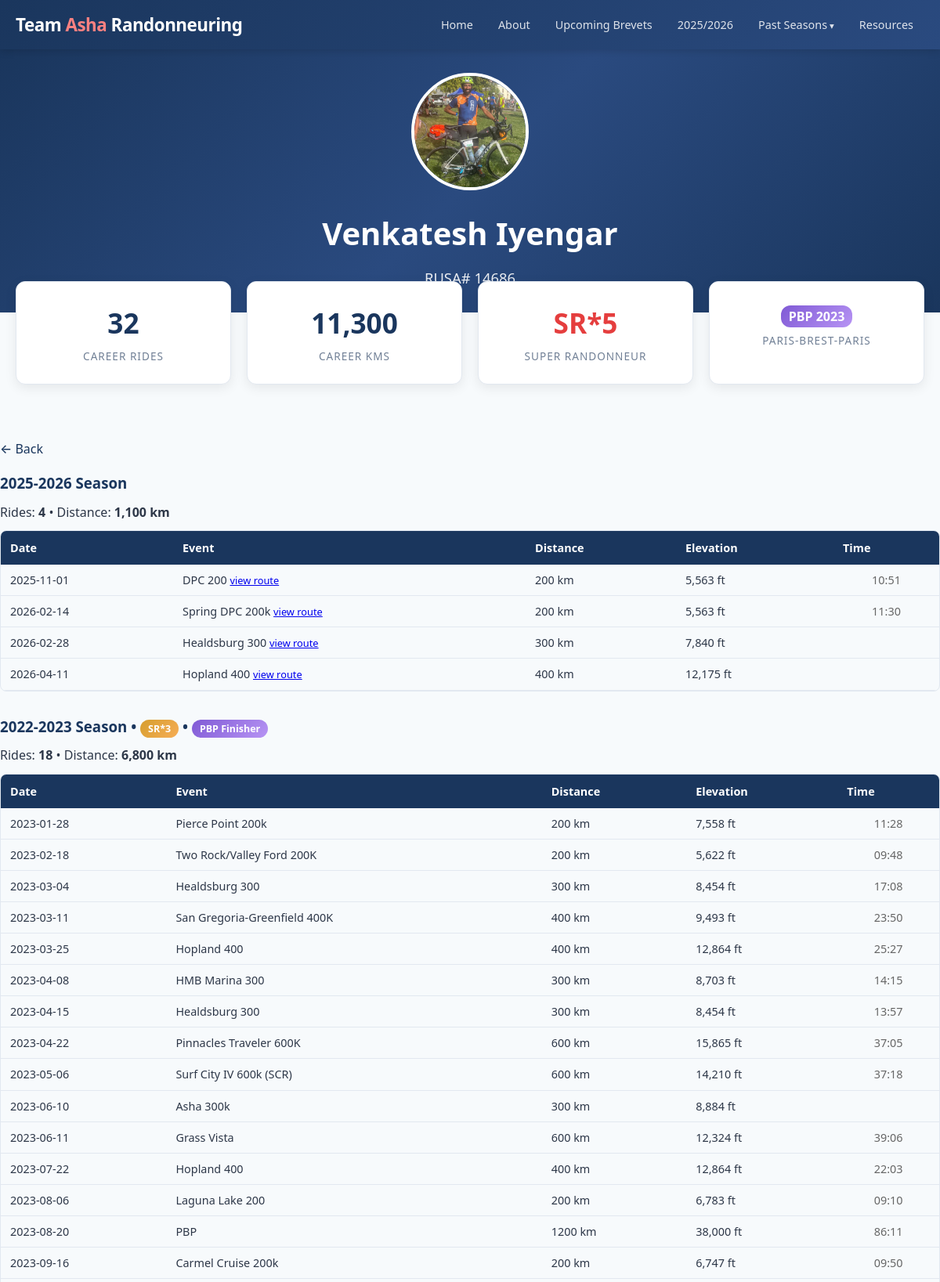
The page /rider/14686 (upper part) on the database its author committed.
### tables this page shows
CREATE TABLE season (
        id INTEGER PRIMARY KEY AUTOINCREMENT,
        name TEXT UNIQUE NOT NULL,
        start_date DATE,
        end_date DATE,
        is_current BOOLEAN DEFAULT 0
    );

CREATE TABLE rider_profile (
        rider_id INTEGER PRIMARY KEY REFERENCES rider(id),
        photo_filename TEXT,
        bio TEXT,
        pbp_2023_registered BOOLEAN DEFAULT 0,
        pbp_2023_status TEXT  -- 'Yes', 'DNF', 'DNS', or NULL
    );

CREATE TABLE rider (
        id INTEGER PRIMARY KEY AUTOINCREMENT,
        rusa_id INTEGER UNIQUE NOT NULL,
        first_name TEXT NOT NULL,
        last_name TEXT NOT NULL
    );

CREATE TABLE rider_ride (
        id INTEGER PRIMARY KEY AUTOINCREMENT,
        rider_id INTEGER NOT NULL REFERENCES rider(id),
        ride_id INTEGER NOT NULL REFERENCES ride(id),
        status TEXT NOT NULL DEFAULT '',  -- 'Yes', 'No', 'DNF', 'DNS', 'OTL', 'Maybe', ''
        finish_time TEXT,  -- e.g. '11:11', '38:38'
        UNIQUE(rider_id, ride_id)
    );

CREATE TABLE ride (
        id INTEGER PRIMARY KEY AUTOINCREMENT,
        season_id INTEGER NOT NULL REFERENCES season(id),
        club_id INTEGER REFERENCES club(id),
        name TEXT NOT NULL,
        ride_type TEXT,  -- 'ACP brevet', 'RUSA populaire', 'ACP flèche', 'permanent'
        date DATE NOT NULL,
        distance_km INTEGER NOT NULL,
        elevation_ft INTEGER,
        distance_miles REAL,
        ft_per_mile REAL,
        rwgps_url TEXT,
        rusa_event_id TEXT,
        is_team_ride BOOLEAN DEFAULT 1
    );

### routes/riders.py (the view)
@riders_bp.route('/rider/<int:rusa_id>')
def rider_profile(rusa_id):
    rider = get_rider_by_rusa(rusa_id)
    if not rider:
        abort(404)
    seasons = get_all_seasons()
    current = get_current_season()
    season_data = []
    career_rides = 0
    career_kms = 0
    for s in seasons:
        participation = get_rider_participation(rider['id'], s['id'])
        stats = get_rider_season_stats(rider['id'], s['id'])
        is_cur = current and current['id'] == s['id']
        sr_n = detect_sr_for_rider_season(rider['id'], s['id'], date_filter=is_cur)
        if participation:
            season_data.append({
                'season': s,
                'participation': participation,
                'rides': stats['rides'],
                'kms': stats['kms'],
                'sr_count': sr_n,
                'is_current': is_cur,
            })
            career_rides += stats['rides']
            career_kms += stats['kms']
    total_srs = get_rider_total_srs(rider['id'])
    return render_template('rider_profile.html',
                           rider=rider,
                           season_data=season_data,
                           career_rides=career_rides,
                           career_kms=career_kms,
                           total_srs=total_srs)

### app.py (called while the page is built)
def create_app():
    app = Flask(__name__)
    app.config.from_object(Config)
    db.init_app(app)
    from routes.main import main_bp
    from routes.riders import riders_bp
    from routes.signup import signup_bp
    from routes.admin import admin_bp
    app.register_blueprint(main_bp)
    app.register_blueprint(riders_bp)
    app.register_blueprint(signup_bp, url_prefix='/signup')
    app.register_blueprint(admin_bp, url_prefix='/admin')
    @app.template_filter('commafy')
    def commafy_filter(value):
        try:
            return f"{int(value):,}"
        except (ValueError, TypeError):
            return value
    @app.context_processor
    def inject_helpers():
        from models import get_all_seasons, get_current_season
        return dict(
            seasons=get_all_seasons(),
            current_season=get_current_season(),
        )
    return app

### db.py (called while the page is built)
def get_db():
    if 'db' not in g:
        g.db = sqlite3.connect(current_app.config['DB_PATH'])
        g.db.row_factory = sqlite3.Row
        g.db.execute("PRAGMA foreign_keys = ON")
    return g.db

### models.py (called while the page is built)
def get_all_seasons():
    return get_db().execute("SELECT * FROM season ORDER BY start_date DESC").fetchall()

def get_current_season():
    return get_db().execute("SELECT * FROM season WHERE is_current = 1").fetchone()

def get_rider_by_rusa(rusa_id):
    return get_db().execute("""
        SELECT r.*, rp.photo_filename, rp.bio, rp.pbp_2023_registered, rp.pbp_2023_status
        FROM rider r LEFT JOIN rider_profile rp ON r.id = rp.rider_id
        WHERE r.rusa_id = ?
    """, (rusa_id,)).fetchone()

def get_rider_participation(rider_id, season_id):
    return get_db().execute("""
        SELECT rr.status, rr.finish_time, ri.name as ride_name, ri.date, ri.distance_km,
               ri.elevation_ft, ri.ft_per_mile, ri.rwgps_url, c.code as club_code
        FROM rider_ride rr
        JOIN ride ri ON rr.ride_id = ri.id
        LEFT JOIN club c ON ri.club_id = c.id
        WHERE rr.rider_id = ? AND ri.season_id = ?
        ORDER BY ri.date
    """, (rider_id, season_id)).fetchall()

def get_rider_season_stats(rider_id, season_id):
    row = get_db().execute("""
        SELECT COUNT(*) as rides, COALESCE(SUM(ri.distance_km), 0) as kms
        FROM rider_ride rr
        JOIN ride ri ON rr.ride_id = ri.id
        WHERE rr.rider_id = ? AND ri.season_id = ? AND LOWER(rr.status) = 'yes'
    """, (rider_id, season_id)).fetchone()
    return dict(row) if row else {'rides': 0, 'kms': 0}

### templates/rider_profile.html (shortened to what this page needs)
{% extends "base.html" %}
{% block content %}
<div class="hero" style="padding:30px 20px;">
{% if rider.photo_filename %}
<img src="{{ url_for('static', filename='riders/' + rider.photo_filename) }}" alt="{{ rider.first_name }} {{ rider.last_name }}" style="width:150px;height:150px;border-radius:50%;object-fit:cover;border:4px solid white;margin-bottom:15px;">
{% endif %}
<h1>{{ rider.first_name }} {{ rider.last_name }}</h1>
<p>RUSA# {{ rider.rusa_id }}</p>
</div>
<div class="stats-row">
<div class="stat-card"><div class="number">{{ career_rides }}</div><div class="label">Career Rides</div></div>
<div class="stat-card"><div class="number">{{ career_kms|commafy }}</div><div class="label">Career KMs</div></div>
{% if total_srs > 0 %}
<div class="stat-card"><div class="number" style="color:var(--accent);">{% if total_srs > 1 %}SR*{{ total_srs }}{% else %}SR{% endif %}</div><div class="label">Super Randonneur</div></div>
{% endif %}
{% if rider.pbp_2023_status == 'Yes' %}
<div class="stat-card"><div class="number" style="font-size:1.4rem;"><span class="pbp-badge" style="font-size:1rem;">PBP 2023</span></div><div class="label">Paris-Brest-Paris</div></div>
{% endif %}
</div>
<div class="container section">
<a href="javascript:history.back()" class="back-link">&larr; Back</a>
{% for sd in season_data %}
<div class="season-block">
<h3>{{ sd.season.name }} Season
{% if sd.sr_count > 0 %} &bull; <span class="sr-badge">{% if sd.sr_count > 1 %}SR*{{ sd.sr_count }}{% else %}SR{% endif %}</span>{% endif %}
{% if sd.season.name == '2022-2023' and rider.pbp_2023_status == 'Yes' %} &bull; <span class="pbp-badge">PBP Finisher</span>{% endif %}
</h3>
<p>Rides: <strong>{{ sd.rides }}</strong> &bull; Distance: <strong>{{ sd.kms|commafy }} km</strong></p>
<div class="table-wrap" style="margin-top:10px;">
<table>
<thead><tr><th>Date</th><th>Event</th><th>Distance</th><th>Elevation</th><th>Time</th></tr></thead>
<tbody>
{% for p in sd.participation %}
{% if p.status|lower == 'yes' or p.status|lower == 'dnf' %}
<tr>
<td>{{ p.date }}</td>
<td>{{ p.ride_name }}
{% if p.rwgps_url %} <a href="{{ p.rwgps_url }}" target="_blank" style="font-size:0.8rem;">view route</a>{% endif %}
</td>
<td>{{ p.distance_km }} km</td>
<td>{% if p.elevation_ft %}{{ "{:,}".format(p.elevation_ft) }} ft{% endif %}</td>
<td style="text-align:center;color:#666;">{{ p.finish_time or '' }}</td>
</tr>
{% endif %}
{% endfor %}
</tbody>
</table>
</div>
</div>
{% endfor %}
</div>
{% endblock %}

### templates/base.html (shortened to what this page needs)
<!DOCTYPE html>
<html lang="en">
<head>
<link rel="stylesheet" href="{{ url_for('static', filename='style.css') }}">
</head>
<body>
<header>
<div class="header-inner">
<div class="logo"><a href="{{ url_for('main.index') }}">Team <span>Asha</span> Randonneuring</a></div>
<nav>
    <a href="{{ url_for('main.index') }}" {% if request.endpoint == 'main.index' %}class="active"{% endif %}>Home</a>
    <a href="{{ url_for('main.about') }}" {% if request.endpoint == 'main.about' %}class="active"{% endif %}>About</a>
    {% if current_season %}
    <a href="{{ url_for('riders.upcoming_brevets', season_name=current_season.name) }}" {% if request.endpoint == 'riders.upcoming_brevets' %}class="active"{% endif %}>Upcoming Brevets</a>
    {% endif %}
    {% for s in seasons %}
    {% if s.is_current %}
    {% set is_active = request.view_args.get('season_name') == s.name and request.endpoint == 'riders.season_riders' %}
    <a href="{{ url_for('riders.season_riders', season_name=s.name) }}" {% if is_active %}class="active"{% endif %}>{{ s.name[:4] }}/{{ s.name[5:] }}</a>
    {% endif %}
    {% endfor %}
    <div class="nav-dropdown">
        <a>Past Seasons</a>
    </div>
    <a href="{{ url_for('main.resources') }}" {% if request.endpoint == 'main.resources' %}class="active"{% endif %}>Resources</a>
</nav>
</div>
</header>
{% block content %}{% endblock %}
</body>
</html>

### static/style.css (style rules this page uses)
:root { --primary: #1a365d; --accent: #e53e3e; --accent-light: #fc8181; --bg: #f7fafc; --card-bg: #ffffff; --text: #2d3748; --text-light: #718096; --border: #e2e8f0; --success: #38a169; --warning: #d69e2e; --danger: #e53e3e; }
* { margin: 0; padding: 0; box-sizing: border-box; }
body { font-family: 'Segoe UI', system-ui, -apple-system, sans-serif; background: var(--bg); color: var(--text); line-height: 1.6; }
.container { max-width: 1200px; margin: 0 auto; padding: 0 20px; }
header { background: linear-gradient(135deg, var(--primary) 0%, #2a4a7f 100%); color: white; padding: 0; position: sticky; top: 0; z-index: 100; box-shadow: 0 2px 10px rgba(0,0,0,0.15); }
.header-inner { display: flex; align-items: center; justify-content: space-between; padding: 12px 20px; max-width: 1200px; margin: 0 auto; }
.logo { font-size: 1.4rem; font-weight: 700; letter-spacing: -0.5px; }
.logo span { color: var(--accent-light); }
.logo a { color: inherit; text-decoration: none; }
nav { display: flex; gap: 4px; flex-wrap: wrap; }
nav a { color: rgba(255,255,255,0.85); text-decoration: none; padding: 8px 14px; border-radius: 6px; font-size: 0.9rem; font-weight: 500; transition: all 0.2s; }
.hero { background: linear-gradient(135deg, var(--primary) 0%, #2a4a7f 50%, #1a365d 100%); color: white; padding: 60px 20px; text-align: center; }
.hero h1 { font-size: 2.5rem; margin-bottom: 10px; font-weight: 800; }
.hero p { font-size: 1.15rem; opacity: 0.9; max-width: 700px; margin: 0 auto; }
.stats-row { display: grid; grid-template-columns: repeat(auto-fit, minmax(180px, 1fr)); gap: 20px; margin: -40px auto 30px; padding: 0 20px; max-width: 1200px; position: relative; z-index: 10; }
.stat-card { background: var(--card-bg); border-radius: 12px; padding: 24px; text-align: center; box-shadow: 0 4px 15px rgba(0,0,0,0.08); border: 1px solid var(--border); }
.stat-card .number { font-size: 2.2rem; font-weight: 800; color: var(--primary); }
.stat-card .label { font-size: 0.85rem; color: var(--text-light); text-transform: uppercase; letter-spacing: 1px; margin-top: 4px; }
.section { padding: 40px 0; }
table { width: 100%; border-collapse: collapse; font-size: 0.9rem; }
th { background: var(--primary); color: white; padding: 10px 12px; text-align: left; font-weight: 600; white-space: nowrap; position: sticky; top: 0; }
td { padding: 8px 12px; border-bottom: 1px solid var(--border); }
.table-wrap { overflow-x: auto; border-radius: 8px; border: 1px solid var(--border); }
.table-wrap table { margin: 0; }
.sr-badge { background: linear-gradient(135deg, #d69e2e, #f6ad55); color: white; padding: 3px 10px; border-radius: 12px; font-size: 0.78rem; font-weight: 700; }
.pbp-badge { background: linear-gradient(135deg, #805ad5, #b794f4); color: white; padding: 3px 10px; border-radius: 12px; font-size: 0.78rem; font-weight: 700; }
.back-link { display: inline-block; margin-bottom: 15px; color: var(--primary); text-decoration: none; font-weight: 500; }
.season-block { margin-bottom: 30px; }
.season-block h3 { color: var(--primary); margin-bottom: 10px; }
.nav-dropdown { position: relative; display: inline-block; }
.nav-dropdown > a { color: rgba(255,255,255,0.85); text-decoration: none; padding: 8px 14px; border-radius: 6px; font-size: 0.9rem; font-weight: 500; transition: all 0.2s; display: inline-block; cursor: pointer; }
.nav-dropdown > a::after { content: ' ▾'; font-size: 0.8em; }
.nav-dropdown::after { content: ''; position: absolute; top: 100%; left: 0; width: 100%; height: 10px; }

### rows shown on the page
season: name "2025", name "2026", season.name "2025-2026"
rider_profile: photo_filename (picture)
rider: first_name "Venkatesh", last_name "Iyengar", rusa_id "14686"
rider_ride: date "2025-11-01", ride_name "DPC 200", distance_km "200", finish_time "10:51"
ride: elevation_ft "5,563"
rider_ride: date "2026-02-14", ride_name "Spring DPC 200k", distance_km "200", finish_time "11:30"
ride: elevation_ft "5,563"
rider_ride: date "2026-02-28", ride_name "Healdsburg 300", distance_km "300"
ride: elevation_ft "7,840"
rider_ride: date "2026-04-11", ride_name "Hopland 400", distance_km "400"
ride: elevation_ft "12,175"
season: season.name "2022-2023"
rider_ride: date "2023-01-28", ride_name "Pierce Point 200k", distance_km "200", finish_time "11:28"
ride: elevation_ft "7,558"
rider_ride: date "2023-02-18", ride_name "Two Rock/Valley Ford 200K", distance_km "200", finish_time "09:48"
ride: elevation_ft "5,622"
rider_ride: date "2023-03-04", ride_name "Healdsburg 300", distance_km "300", finish_time "17:08"
ride: elevation_ft "8,454"
rider_ride: date "2023-03-11", ride_name "San Gregoria-Greenfield 400K", distance_km "400", finish_time "23:50"
ride: elevation_ft "9,493"
rider_ride: date "2023-03-25", ride_name "Hopland 400", distance_km "400", finish_time "25:27"
ride: elevation_ft "12,864"
rider_ride: date "2023-04-08", ride_name "HMB Marina 300", distance_km "300", finish_time "14:15"
ride: elevation_ft "8,703"
rider_ride: date "2023-04-15", ride_name "Healdsburg 300", distance_km "300", finish_time "13:57"
ride: elevation_ft "8,454"
rider_ride: date "2023-04-22", ride_name "Pinnacles Traveler 600K", distance_km "600", finish_time "37:05"
ride: elevation_ft "15,865"
rider_ride: date "2023-05-06", ride_name "Surf City IV 600k (SCR)", distance_km "600", finish_time "37:18"
ride: elevation_ft "14,210"
rider_ride: date "2023-06-10", ride_name "Asha 300k", distance_km "300"
ride: elevation_ft "8,884"
rider_ride: date "2023-06-11", ride_name "Grass Vista", distance_km "600", finish_time "39:06"
ride: elevation_ft "12,324"
rider_ride: date "2023-07-22", ride_name "Hopland 400", distance_km "400", finish_time "22:03"
ride: elevation_ft "12,864"
rider_ride: date "2023-08-06", ride_name "Laguna Lake 200", distance_km "200", finish_time "09:10"
ride: elevation_ft "6,783"
rider_ride: date "2023-08-20", ride_name "PBP", distance_km "1200", finish_time "86:11"
ride: elevation_ft "38,000"
rider_ride: date "2023-09-16", ride_name "Carmel Cruise 200k", distance_km "200", finish_time "09:50"
ride: elevation_ft "6,747"

### other values the page prints
{{ career_rides }} "32"
{{ career_kms|commafy }} "11,300"
{{ total_srs }} "5"
{{ sd.rides }} "4" "18"
{{ sd.kms|commafy }} "1,100" "6,800"
{{ sd.sr_count }} "3"
